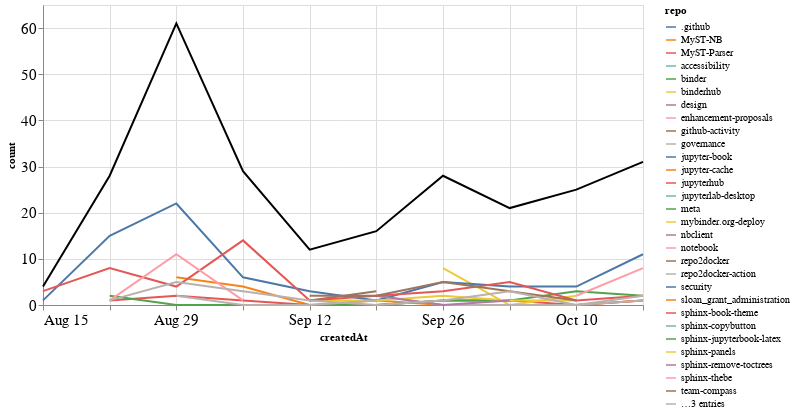

This figure's notebook cell:
### Markdown cell above
### Comments

### Code cell
comments_time = comments.groupby('repo').resample('W', on='createdAt').count()['author'].reset_index()
comments_time = comments_time.rename(columns={'author': 'count'})
comments_time_total = comments_time.groupby('createdAt').agg({"count": "sum"}).reset_index()
ch1 = alt.Chart(comments_time, width=600).mark_line().encode(
    x='createdAt',
    y='count',
    color='repo',
    tooltip="repo"
)

ch2 = alt.Chart(comments_time_total, width=600).mark_line(color="black").encode(
    x='createdAt',
    y='count',
)

ch1 + ch2

### Figure 1 — Vega-Lite specification as saved in the notebook (floating-point values rounded to 4 significant figures)
{"config": {"axisLeft": {"labelFontSize": 15}, "axisBottom": {"labelFontSize": 15}}, "layer": [{"data": {"name": "data-84d9aac86aa5b99d82d4caf40f2aa361"}, "mark": "line", "encoding": {"color": {"type": "nominal", "field": "repo"}, "tooltip": {"type": "nominal", "field": "repo"}, "x": {"type": "temporal", "field": "createdAt"}, "y": {"type": "quantitative", "field": "count"}}, "width": 600}, {"data": {"name": "data-3b18bf34d8d77fdbb63efa498167b0f2"}, "mark": {"type": "line", "color": "black"}, "encoding": {"x": {"type": "temporal", "field": "createdAt"}, "y": {"type": "quantitative", "field": "count"}}, "width": 600}], "$schema": "https://vega.github.io/schema/vega-lite/v4.8.1.json", "datasets": {"data-84d9aac86aa5b99d82d4caf40f2aa361": [{"repo": ".github", "createdAt": "2021-09-12T00:00:00", "count": 1}, {"repo": "MyST-NB", "createdAt": "2021-08-29T00:00:00", "count": 6}, {"repo": "MyST-NB", "createdAt": "2021-09-05T00:00:00", "count": 4}, {"repo": "MyST-NB", "createdAt": "2021-09-12T00:00:00", "count": 0}, {"repo": "MyST-NB", "createdAt": "2021-09-19T00:00:00", "count": 1}, {"repo": "MyST-NB", "createdAt": "2021-09-26T00:00:00", "count": 0}, {"repo": "MyST-NB", "createdAt": "2021-10-03T00:00:00", "count": 0}, {"repo": "MyST-NB", "createdAt": "2021-10-10T00:00:00", "count": 0}, {"repo": "MyST-NB", "createdAt": "2021-10-17T00:00:00", "count": 1}, {"repo": "MyST-Parser", "createdAt": "2021-08-22T00:00:00", "count": 1}, {"repo": "MyST-Parser", "createdAt": "2021-08-29T00:00:00", "count": 2}, {"repo": "MyST-Parser", "createdAt": "2021-09-05T00:00:00", "count": 1}, {"repo": "MyST-Parser", "createdAt": "2021-09-12T00:00:00", "count": 0}, {"repo": "MyST-Parser", "createdAt": "2021-09-19T00:00:00", "count": 0}, {"repo": "MyST-Parser", "createdAt": "2021-09-26T00:00:00", "count": 1}, {"repo": "MyST-Parser", "createdAt": "2021-10-03T00:00:00", "count": 1}, {"repo": "MyST-Parser", "createdAt": "2021-10-10T00:00:00", "count": 0}, {"repo": "MyST-Parser", "createdAt": "2021-10-17T00:00:00", "count": 1}, {"repo": "accessibility", "createdAt": "2021-08-29T00:00:00", "count": 2}, {"repo": "binder", "createdAt": "2021-09-19T00:00:00", "count": 1}, {"repo": "binderhub", "createdAt": "2021-09-26T00:00:00", "count": 8}, {"repo": "binderhub", "createdAt": "2021-10-03T00:00:00", "count": 0}, {"repo": "binderhub", "createdAt": "2021-10-10T00:00:00", "count": 2}, {"repo": "design", "createdAt": "2021-08-29T00:00:00", "count": 1}, {"repo": "enhancement-proposals", "createdAt": "2021-10-10T00:00:00", "count": 2}, {"repo": "github-activity", "createdAt": "2021-10-10T00:00:00", "count": 1}, {"repo": "governance", "createdAt": "2021-09-19T00:00:00", "count": 2}, {"repo": "governance", "createdAt": "2021-09-26T00:00:00", "count": 0}, {"repo": "governance", "createdAt": "2021-10-03T00:00:00", "count": 0}, {"repo": "governance", "createdAt": "2021-10-10T00:00:00", "count": 0}, {"repo": "governance", "createdAt": "2021-10-17T00:00:00", "count": 1}, {"repo": "jupyter-book", "createdAt": "2021-08-15T00:00:00", "count": 1}, {"repo": "jupyter-book", "createdAt": "2021-08-22T00:00:00", "count": 15}, {"repo": "jupyter-book", "createdAt": "2021-08-29T00:00:00", "count": 22}, {"repo": "jupyter-book", "createdAt": "2021-09-05T00:00:00", "count": 6}, {"repo": "jupyter-book", "createdAt": "2021-09-12T00:00:00", "count": 3}, {"repo": "jupyter-book", "createdAt": "2021-09-19T00:00:00", "count": 1}, {"repo": "jupyter-book", "createdAt": "2021-09-26T00:00:00", "count": 5}, {"repo": "jupyter-book", "createdAt": "2021-10-03T00:00:00", "count": 4}, {"repo": "jupyter-book", "createdAt": "2021-10-10T00:00:00", "count": 4}, {"repo": "jupyter-book", "createdAt": "2021-10-17T00:00:00", "count": 11}, {"repo": "jupyter-cache", "createdAt": "2021-08-29T00:00:00", "count": 1}, {"repo": "jupyterhub", "createdAt": "2021-08-29T00:00:00", "count": 4}, {"repo": "jupyterlab-desktop", "createdAt": "2021-09-26T00:00:00", "count": 1}, {"repo": "meta", "createdAt": "2021-08-22T00:00:00", "count": 2}, {"repo": "meta", "createdAt": "2021-08-29T00:00:00", "count": 0}, {"repo": "meta", "createdAt": "2021-09-05T00:00:00", "count": 0}, {"repo": "meta", "createdAt": "2021-09-12T00:00:00", "count": 0}, {"repo": "meta", "createdAt": "2021-09-19T00:00:00", "count": 0}, {"repo": "meta", "createdAt": "2021-09-26T00:00:00", "count": 1}, {"repo": "meta", "createdAt": "2021-10-03T00:00:00", "count": 1}, {"repo": "meta", "createdAt": "2021-10-10T00:00:00", "count": 3}, {"repo": "meta", "createdAt": "2021-10-17T00:00:00", "count": 2}, {"repo": "mybinder.org-deploy", "createdAt": "2021-09-12T00:00:00", "count": 1}, {"repo": "mybinder.org-deploy", "createdAt": "2021-09-19T00:00:00", "count": 1}, {"repo": "mybinder.org-deploy", "createdAt": "2021-09-26T00:00:00", "count": 2}, {"repo": "mybinder.org-deploy", "createdAt": "2021-10-03T00:00:00", "count": 1}, {"repo": "mybinder.org-deploy", "createdAt": "2021-10-10T00:00:00", "count": 1}, {"repo": "nbclient", "createdAt": "2021-09-19T00:00:00", "count": 2}, {"repo": "nbclient", "createdAt": "2021-09-26T00:00:00", "count": 0}, {"repo": "nbclient", "createdAt": "2021-10-03T00:00:00", "count": 1}, {"repo": "notebook", "createdAt": "2021-10-10T00:00:00", "count": 2}, {"repo": "notebook", "createdAt": "2021-10-17T00:00:00", "count": 8}, {"repo": "repo2docker", "createdAt": "2021-09-12T00:00:00", "count": 1}, {"repo": "repo2docker", "createdAt": "2021-09-19T00:00:00", "count": 3}, {"repo": "repo2docker-action", "createdAt": "2021-08-29T00:00:00", "count": 2}, {"repo": "repo2docker-action", "createdAt": "2021-09-05T00:00:00", "count": 0}, {"repo": "repo2docker-action", "createdAt": "2021-09-12T00:00:00", "count": 0}, {"repo": "repo2docker-action", "createdAt": "2021-09-19T00:00:00", "count": 1}, {"repo": "security", "createdAt": "2021-10-03T00:00:00", "count": 1}, {"repo": "sloan_grant_administration", "createdAt": "2021-10-10T00:00:00", "count": 4}, {"repo": "sphinx-book-theme", "createdAt": "2021-08-15T00:00:00", "count": 3}, {"repo": "sphinx-book-theme", "createdAt": "2021-08-22T00:00:00", "count": 8}, {"repo": "sphinx-book-theme", "createdAt": "2021-08-29T00:00:00", "count": 4}, {"repo": "sphinx-book-theme", "createdAt": "2021-09-05T00:00:00", "count": 14}, {"repo": "sphinx-book-theme", "createdAt": "2021-09-12T00:00:00", "count": 1}, {"repo": "sphinx-book-theme", "createdAt": "2021-09-19T00:00:00", "count": 2}, {"repo": "sphinx-book-theme", "createdAt": "2021-09-26T00:00:00", "count": 3}, {"repo": "sphinx-book-theme", "createdAt": "2021-10-03T00:00:00", "count": 5}, {"repo": "sphinx-book-theme", "createdAt": "2021-10-10T00:00:00", "count": 1}, {"repo": "sphinx-book-theme", "createdAt": "2021-10-17T00:00:00", "count": 2}, {"repo": "sphinx-copybutton", "createdAt": "2021-10-17T00:00:00", "count": 3}, {"repo": "sphinx-jupyterbook-latex", "createdAt": "2021-10-03T00:00:00", "count": 1}, {"repo": "sphinx-panels", "createdAt": "2021-08-29T00:00:00", "count": 1}, {"repo": "sphinx-remove-toctrees", "createdAt": "2021-10-10T00:00:00", "count": 4}, {"repo": "sphinx-thebe", "createdAt": "2021-08-22T00:00:00", "count": 1}, {"repo": "sphinx-thebe", "createdAt": "2021-08-29T00:00:00", "count": 11}, {"repo": "sphinx-thebe", "createdAt": "2021-09-05T00:00:00", "count": 1}, {"repo": "team-compass", "createdAt": "2021-09-12T00:00:00", "count": 2}, {"repo": "team-compass", "createdAt": "2021-09-19T00:00:00", "count": 2}, {"repo": "team-compass", "createdAt": "2021-09-26T00:00:00", "count": 5}, {"repo": "team-compass", "createdAt": "2021-10-03T00:00:00", "count": 3}, {"repo": "team-compass", "createdAt": "2021-10-10T00:00:00", "count": 1}, {"repo": "thebe", "createdAt": "2021-08-22T00:00:00", "count": 1}, {"repo": "thebe", "createdAt": "2021-08-29T00:00:00", "count": 5}, {"repo": "thebe", "createdAt": "2021-09-05T00:00:00", "count": 3}, {"repo": "thebe", "createdAt": "2021-09-12T00:00:00", "count": 1}, {"repo": "thebe", "createdAt": "2021-09-19T00:00:00", "count": 0}, {"repo": "thebe", "createdAt": "2021-09-26T00:00:00", "count": 1}, {"repo": "thebe", "createdAt": "2021-10-03T00:00:00", "count": 3}, {"repo": "thebe", "createdAt": "2021-10-10T00:00:00", "count": 0}, {"repo": "thebe", "createdAt": "2021-10-17T00:00:00", "count": 2}, {"repo": "voila", "createdAt": "2021-09-12T00:00:00", "count": 2}, {"repo": "web-compile", "createdAt": "2021-09-26T00:00:00", "count": 1}], "data-3b18bf34d8d77fdbb63efa498167b0f2": [{"createdAt": "2021-08-15T00:00:00", "count": 4}, {"createdAt": "2021-08-22T00:00:00", "count": 28}, {"createdAt": "2021-08-29T00:00:00", "count": 61}, {"createdAt": "2021-09-05T00:00:00", "count": 29}, {"createdAt": "2021-09-12T00:00:00", "count": 12}, {"createdAt": "2021-09-19T00:00:00", "count": 16}, {"createdAt": "2021-09-26T00:00:00", "count": 28}, {"createdAt": "2021-10-03T00:00:00", "count": 21}, {"createdAt": "2021-10-10T00:00:00", "count": 25}, {"createdAt": "2021-10-17T00:00:00", "count": 31}]}}
